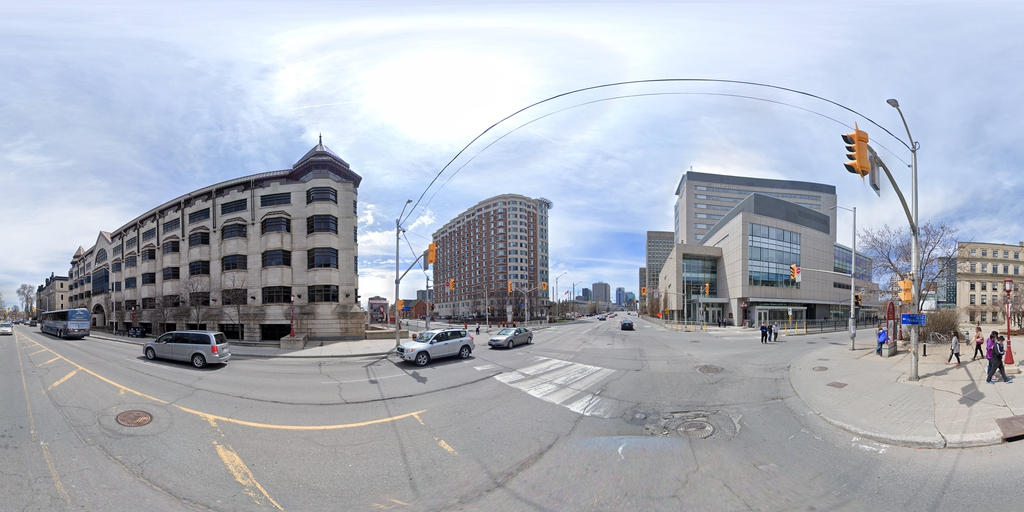
#> input picture GSV_Stiched_Images/-nuwsERqZd4FrW3-A1GAeg.jpg, 1024 x 512 px; its folder holds 2 pictures in this run
$ python fisheyeconversion.py ../GSV_Stiched_Images
#> lines starting #> are read from the running program, lines starting #| are printed output that depends on the picture
import cv2
import numpy as np
import math
import os
import sys

if len(sys.argv) == 2:
    filepath = sys.argv[1]
    files = os.listdir(filepath)

    outputpath = filepath + '_FISHEYE'
    isExists = os.path.exists(outputpath)

    if not isExists:
        os.mkdir(outputpath)

    cx = 1024 / (2 * math.pi)
    cy = 1024 / (2 * math.pi)
    r0 = 1024 / (2 * math.pi)

    def create_fisheye_image(img_name):
#> called with img_name = '-nuwsERqZd4FrW3-A1GAeg.jpg'
        img = cv2.imread(filepath+'/'+ img_name)
#> img is the input picture: shape (512, 1024, 3); mean B, G, R 186.6, 176, 170.7
        fisheyeimg = np.zeros([250, 250, 3], np.uint8)
        for xf in range(250):
            for yf in range(250):
                r = math.sqrt((xf - cx) ** 2 + (yf - cy) ** 2)
                if yf < cx:
                    theta = 3 * math.pi / 2 - math.atan((xf - cy) / (yf - cx))
                else:
                    theta = math.pi / 2 - math.atan((xf - cy) / (yf - cx))
                yc = int(theta * 1024 / (2 * math.pi))
                xc = int(r * 512 / r0)
                if (xc <= 256 and yc < 1024):
                    fisheyeimg[xf, yf] = img[xc, yc]
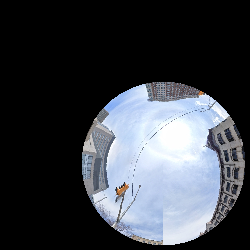
#> fisheyeimg: shape (250, 250, 3); mean B, G, R 70.1, 63.6, 59.8

        cropped_fisheye = fisheyeimg[77:250, 77:250]
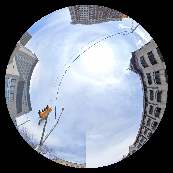
#> cropped_fisheye: shape (173, 173, 3); mean B, G, R 146.4, 132.9, 124.9
        fliped_img = cv2.flip(cropped_fisheye, 1, dst=None)
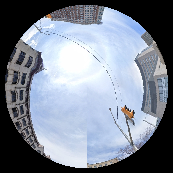
#> fliped_img: shape (173, 173, 3); mean B, G, R 146.4, 132.9, 124.9
        cv2.imwrite(outputpath+'/' + img_name, fliped_img, [int(cv2.IMWRITE_JPEG_QUALITY), 100])

    for img_name in files:
        if img_name=='.DS_Store':
            continue
        create_fisheye_image(img_name)
#> pass 2 of the loop `for img_name in files:`:
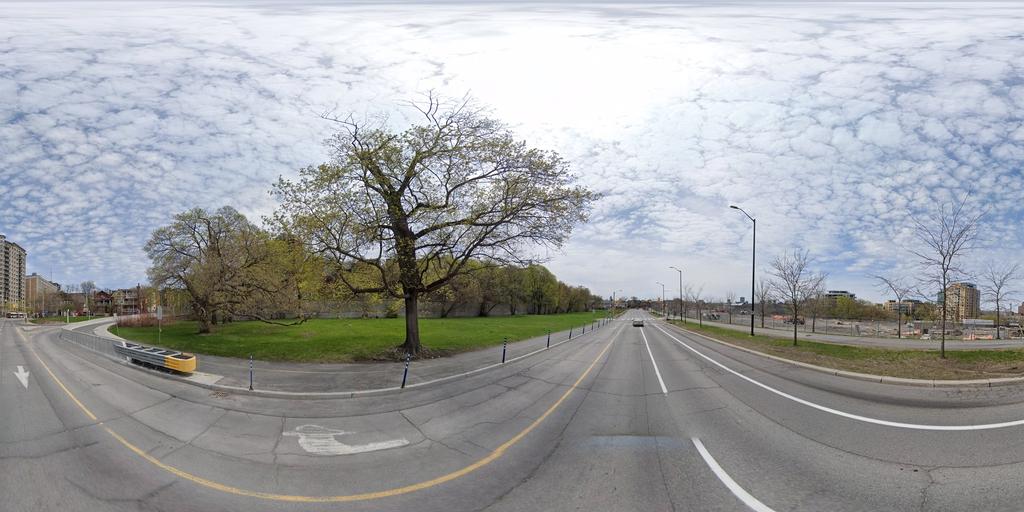
#> input picture GSV_Stiched_Images/0QuzMVCX6yPpgDJEaPsOMg.jpg, 1024 x 512 px
#> in create_fisheye_image, img is the input picture: shape (512, 1024, 3); mean B, G, R 165, 162.7, 160.3
#> after the loop in create_fisheye_image (call 2), `for xf in range(250):`:
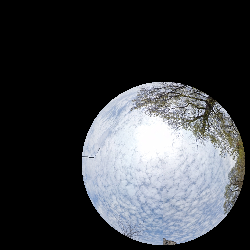
#> fisheyeimg: shape (250, 250, 3); mean B, G, R 67.2, 63.2, 60.9
#> in create_fisheye_image (call 2), `fliped_img = cv2.flip(cropped_fisheye, 1, dst=None)`:
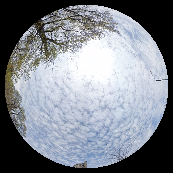
#> fliped_img: shape (173, 173, 3); mean B, G, R 140.2, 132, 127.1
